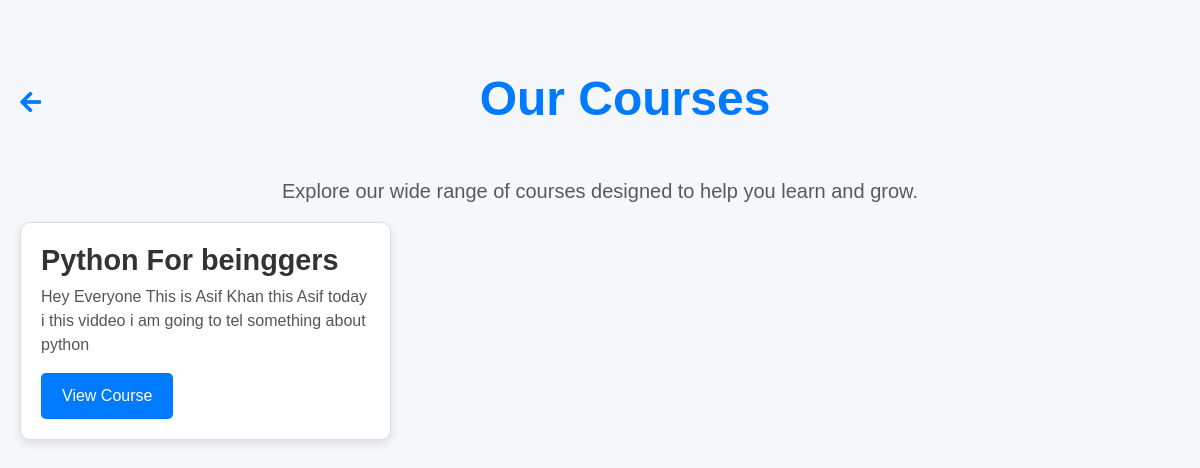
The app's page /courses/ (signed in) with its own data.
### app1/models.py (models this page shows, shortened)
class Course(models.Model):
    name = models.CharField(max_length=255, unique=True, help_text="Course name")
    description = models.TextField(help_text="Course description")
    session = models.ForeignKey(Session, on_delete=models.CASCADE, related_name="courses")  # Linking to Session
    created_at = models.DateTimeField(auto_now_add=True)
    updated_at = models.DateTimeField(auto_now=True)

### app1/views.py (the view)
# urls.py: path('courses/', views.course_list, name='course_list'),
def course_list(request):
    student = request.user.student_profile  # Access the student's profile (assuming the User model has a one-to-one relationship with Student)
    courses = student.courses.all()  # Fetch courses related to the logged-in student
    return render(request, 'courses/course_list.html', {'courses': courses})

### templates/courses/course_list.html (shortened to what this page needs)
<!DOCTYPE html>
<html lang="en">
<head>
    <link href="https://cdn.jsdelivr.net/npm/bootstrap@5.3.0-alpha3/dist/css/bootstrap.min.css" rel="stylesheet">
    <link href="https://cdnjs.cloudflare.com/ajax/libs/font-awesome/5.15.4/css/all.min.css" rel="stylesheet">
</head>
<body>
    <div class="course-container">
        <div class="course-header">
            <a href="{% url 'home' %}" class="back-icon">
                <i class="fas fa-arrow-left"></i>
            </a>
            <h1>Our Courses</h1>
        </div>
        <p class="lead text-muted text-center">Explore our wide range of courses designed to help you learn and grow.</p>
        <div class="row">
            {% for course in courses %}
                <div class="col-lg-4 col-md-6 col-sm-12">
                    <div class="course-card">
                        <div class="course-card-body">
                            <h3 class="course-card-title">{{ course.name }}</h3>
                            <p class="course-card-description">{{ course.description }}</p>
                            <a href="{% url 'course_detail' course.id %}" class="btn btn-course">View Course</a>
                        </div>
                    </div>
                </div>
            {% endfor %}
        </div>
    </div>
</body>
</html>

### templates/courses/course_list.html (style rules this page uses)
body { background-color: #f5f7fa; font-family: 'Arial', sans-serif; }
.course-container { max-width: 1200px; margin: 50px auto; padding: 20px; }
.course-header { display: flex; align-items: center; justify-content: center; margin-bottom: 40px; }
.course-header .back-icon { position: absolute; left: 20px; font-size: 1.5rem; color: #007bff; text-decoration: none; }
.course-header h1 { font-size: 3rem; font-weight: 700; color: #007bff; margin-left: 50px; }
.course-card { background-color: #fff; border: 1px solid #ddd; border-radius: 10px; overflow: hidden; box-shadow: 0 4px 10px rgba(0, 0, 0, 0.1); margin-bottom: 30px; transition: transform 0.3s ease; }
.course-card-body { padding: 20px; }
.course-card-title { font-size: 1.8rem; font-weight: 600; color: #333; }
.course-card-description { font-size: 1rem; color: #555; }
.btn-course { background-color: #007bff; color: white; font-size: 1rem; border-radius: 5px; padding: 10px 20px; transition: all 0.3s; }

### records on screen
Course: name "Python For beinggers", description "Hey Everyone This is Asif Khan this Asif today i this viddeo i am going to tel something about python"
